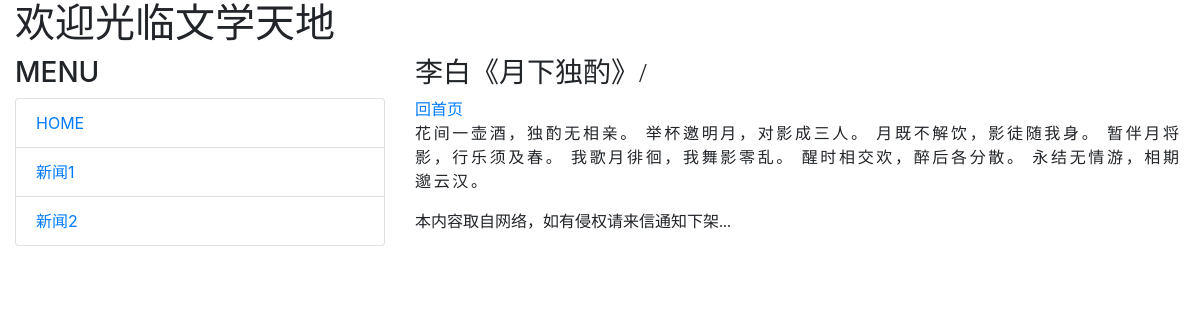
The page /post/yuexiaduzhuo-libai/ on the database its author committed.
### mainsite/models.py (models this page shows, shortened)
class Post(models.Model):
    title = models.CharField(max_length=200)
    slug = models.CharField(max_length=200)
    body = models.TextField()
    pub_date = models.DateTimeField(default=timezone.now)
    class Meta:
        ordering = ('-pub_date',)

### mainsite/views.py (the view)
# urls.py: path('post/<slug:slug>/', showpost),
def showpost(request, slug):
    try:
        post = Post.objects.get(slug = slug)
        if post != None:
            return render(request, 'post.html', locals())
    except:
        return redirect('/')

### templates/post.html (shortened to what this page needs)
{% extends "base.html" %}
{% block headmessage %}
<h3 style="font-family: 微软雅黑;">{{post.title}}/</h3>
<a style="font-family: 微软雅黑;" href="/">回首页</a>
{% endblock headmessage %}
{% block content %}
<p style="font-family: 微软雅黑;font-size:12pt;letter-spacing:2pt;">
  {{post.body}}</a>
</p>
{% endblock content %}

### rows shown on the page
Post: title "李白《月下独酌》", body "花间一壶酒，独酌无相亲。 举杯邀明月，对影成三人。 月既不解饮，影徒随我身。 暂伴月将影，行乐须及春。 我歌月徘徊，我舞影零乱。 醒时相交欢，醉后各分散。 永结无情游，相期邈云汉。"
